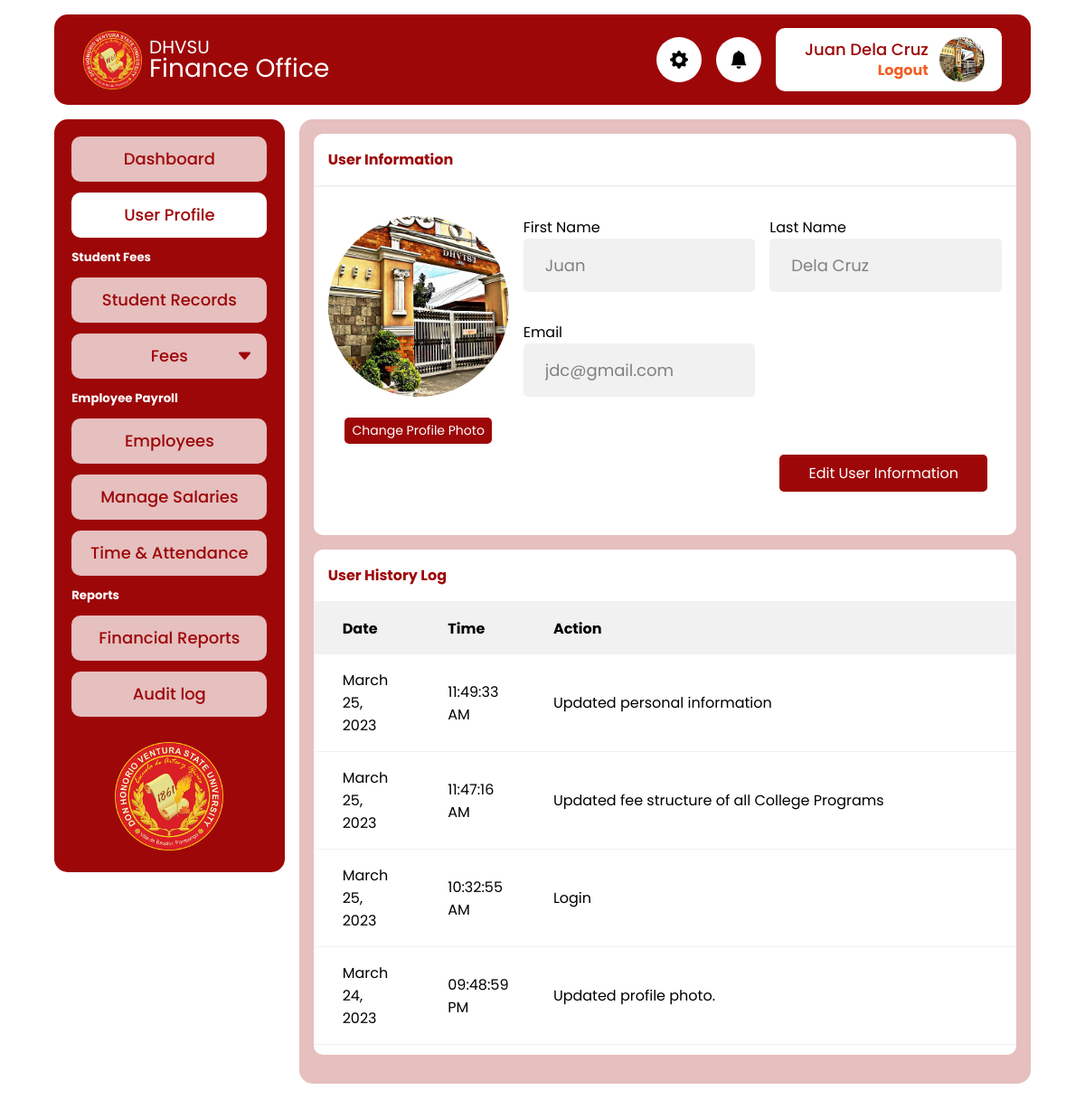
Before: /admin/profile.php (signed in) with the older database file.
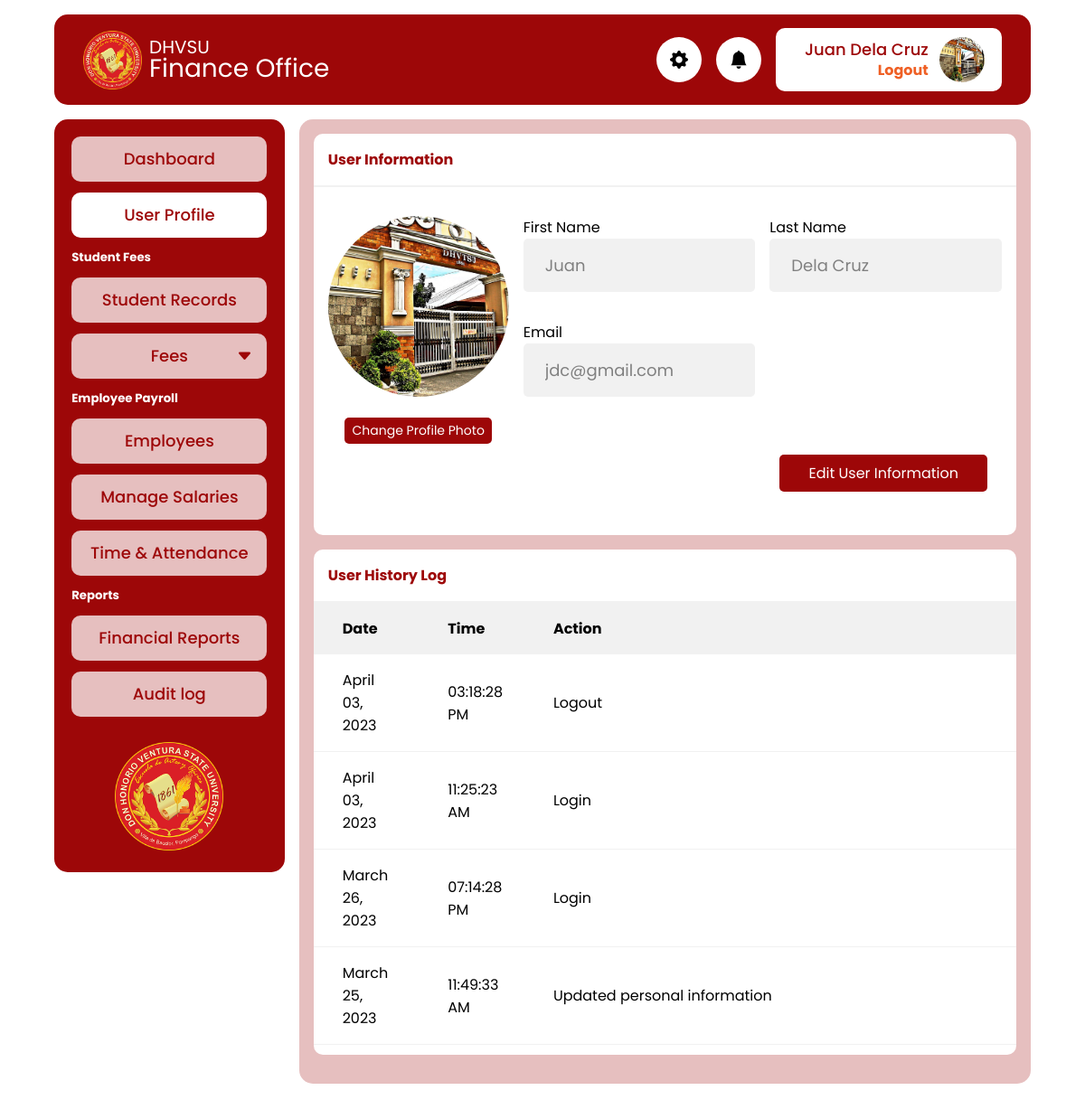
After: the same page with the newer database file.
### tables this page shows
CREATE TABLE `tbl_finance_audit_log` (
  `id` int(11) NOT NULL,
  `user_id` int(11) NOT NULL,
  `action_date` datetime NOT NULL DEFAULT current_timestamp(),
  `action_desc` text NOT NULL
);

### app/util_func.php (called while the page is built, shortened)
<?php
function fetchUserAuditLog($pdo)
{
  $user_id = $_SESSION["user"]["id"];
  $sql = "SELECT * FROM `tbl_finance_audit_log` WHERE user_id = ? ORDER BY id DESC";
  $stmt = $pdo->prepare($sql);
  $stmt->execute([$user_id]);
  if ($stmt->rowCount() > 0) {
    $data = $stmt->fetchAll();
    return $data;
  }
}

### admin/profile.php (the view, shortened to what this page needs)
<?php
require_once  './includes/header.php';
$auditLog = fetchUserAuditLog($pdo);
?>
<main>
  <div class="card">
    <div class="card-header">
      <h4>User Information</h4>
    </div>
    <div class="card-body profile">
      <div class="profile-photo-container">
        <picture class="profile-picture">
          <img srcset="<?= $_SESSION["user"]["profile_photo"] ?>" src="../assets/profile-placeholder.jpg" alt="" class="">
        </picture>
        <button type="button" class="btn btn-sm" id="change-dp-btn">Change Profile Photo</button>
      </div>
      <form action="../app/user_info_update.php" method="post">
        <div class="user-info" id="input-list">
          <div class="info">
            <label for="first_name">First Name</label>
            <input type="text" class="input-control gray" disabled value="<?= $_SESSION["user"]["first_name"] ?>" name="first_name">
          </div>
          <div class="info">
            <label for="last_name">Last Name</label>
            <input type="text" class="input-control gray" disabled value="<?= $_SESSION["user"]["last_name"] ?>" name="last_name">
          </div>
          <div class="info">
            <label for="email">Email</label>
            <input type="text" class="input-control gray" disabled value="<?= $_SESSION["user"]["email"] ?>" name="email">
          </div>
        </div>
        <div class="edit-btn-group">
          <button type="button" class="btn" id="edit-btn">Edit User Information</button>
        </div>
      </form>
    </div>
  </div>
  <div class="card">
    <div class="card-header">
      <h4>User History Log</h4>
    </div>
    <div class="card-body p-0" id="user-log">
      <div class="table-responsive">
        <table>
          <thead>
            <th>Date</th>
            <th>Time</th>
            <th style="width:70%">Action</th>
          </thead>
          <tbody>
            <?php
            foreach ($auditLog as $log) {
            ?>
              <tr>
                <td><?= date("F d, Y", strtotime($log["action_date"])) ?></td>
                <td><?= date("h:i:s A", strtotime($log["action_date"])) ?></td>
                <td><?= $log["action_desc"] ?></td>
              </tr>
            <?php
            }
            ?>
          </tbody>
        </table>
      </div>
    </div>
  </div>
</main>
<?php
require_once  './includes/footer.php'
?>

### admin/includes/header.php (shortened to what this page needs)
<?php
require '../config.php';
require '../app/util_func.php';
?>
<!DOCTYPE html>
<html lang="en">
<head>
  <link rel="stylesheet" href="../css/style.css">
  <link rel="stylesheet" href="https://cdn.jsdelivr.net/npm/bootstrap-icons@1.10.3/font/bootstrap-icons.css">
</head>
<body>
  <header class="header">
    <a href="" class="brand">
      <img src="../icon.png" alt="" class="logo">
      <div class="site-name">
        <p class="school">DHVSU</p>
        <p class="office">Finance Office</p>
      </div>
    </a>
    <div class="header-icon">
      <i class="bi bi-gear-fill"></i>
    </div>
    <div class="header-icon">
      <i class="bi bi-bell-fill"></i>
    </div>
    <div class="header-user">
      <div class="user-account">
        <a href="profile.php" class="username">
          <p><?= $_SESSION["user"]["first_name"] . " " . $_SESSION["user"]["last_name"] ?></p>
        </a>
        <a href="./logout.php" class="logout">Logout</a>
      </div>
      <img srcset="<?= $_SESSION["user"]["profile_photo"] ?>" src="../assets/profile-placeholder.jpg" alt="" class="display-photo">
    </div>
  </header>
  <div class="container">
    <div class="sidebar">
      <ul>
        <li>
          <a class="nav-link" href="dashboard.php">
            Dashboard
          </a>
        </li>
        <li>
          <a class="nav-link" href="profile.php">
            User Profile
          </a>
        </li>
      </ul>
      <h5>Student Fees</h5>
      <ul>
        <li>
          <a class="nav-link" href="students.php">
            Student Records
          </a>
        </li>
        <li>
          <button type="button" class="nav-menu-btn" href="">
            <i class="bi bi-caret-down-fill"></i>Fees
          </button>
        </li>
      </ul>
      <h5>Employee Payroll</h5>
      <ul>
        <li>
          <a class="nav-link" href="">
            Employees
          </a>
        </li>
        <li>
          <a class="nav-link" href="">
            Manage Salaries
          </a>
        </li>
        <li>
          <a class="nav-link" href="">
            Time & Attendance
          </a>
        </li>
      </ul>
      <h5>Reports</h5>
      <ul>
        <li>
          <a class="nav-link" href="">
            Financial Reports
          </a>
        </li>
        <li>
          <a class="nav-link" href="">
            Audit log
          </a>
        </li>
      </ul>
      <img src="../icon.png" class="logo" alt="">
    </div>

### admin/includes/footer.php
</div>
</body>
</html>

Changed rows visible on the page:
no longer on this page (row unchanged): tbl_finance_audit_log: action_date "March 25, 2023", action_date "11:47:16 AM", action_desc "Updated fee structure of all College Programs"
no longer on this page (row unchanged): tbl_finance_audit_log: action_date "March 25, 2023", action_date "10:32:55 AM", action_desc "Login"
no longer on this page (row unchanged): tbl_finance_audit_log: action_date "March 24, 2023", action_date "09:48:59 PM", action_desc "Updated profile photo."
added tbl_finance_audit_log: action_date "April 03, 2023", action_date "03:18:28 PM", action_desc "Logout"
added tbl_finance_audit_log: action_date "April 03, 2023", action_date "11:25:23 AM", action_desc "Login"
added tbl_finance_audit_log: action_date "March 26, 2023", action_date "07:14:28 PM", action_desc "Login"
